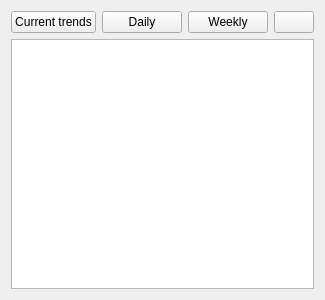
<?xml version="1.0" encoding="UTF-8"?>
<ui version="4.0">
 <class>TrendingTopicsWidgetClass</class>
 <widget class="QWidget" name="TrendingTopicsWidgetClass">
  <property name="geometry">
   <rect>
    <x>0</x>
    <y>0</y>
    <width>298</width>
    <height>300</height>
   </rect>
  </property>
  <property name="sizePolicy">
   <sizepolicy hsizetype="Preferred" vsizetype="MinimumExpanding">
    <horstretch>0</horstretch>
    <verstretch>0</verstretch>
   </sizepolicy>
  </property>
  <property name="windowTitle">
   <string>TrendingTopicsWidget</string>
  </property>
  <layout class="QVBoxLayout" name="verticalLayout">
   <item>
    <layout class="QHBoxLayout" name="horizontalLayout">
     <item>
      <widget class="QPushButton" name="current">
       <property name="text">
        <string>Current trends</string>
       </property>
      </widget>
     </item>
     <item>
      <widget class="QPushButton" name="daily">
       <property name="text">
        <string>Daily</string>
       </property>
      </widget>
     </item>
     <item>
      <widget class="QPushButton" name="weekly">
       <property name="text">
        <string>Weekly</string>
       </property>
      </widget>
     </item>
     <item>
      <widget class="QPushButton" name="clear">
       <property name="sizePolicy">
        <sizepolicy hsizetype="Maximum" vsizetype="Fixed">
         <horstretch>0</horstretch>
         <verstretch>0</verstretch>
        </sizepolicy>
       </property>
       <property name="icon">
        <iconset resource="resources.qrc">
         <normaloff>:/buttons/close.png</normaloff>:/buttons/close.png</iconset>
       </property>
      </widget>
     </item>
    </layout>
   </item>
   <item>
    <widget class="QListWidget" name="topics">
     <property name="sizePolicy">
      <sizepolicy hsizetype="Expanding" vsizetype="MinimumExpanding">
       <horstretch>0</horstretch>
       <verstretch>0</verstretch>
      </sizepolicy>
     </property>
    </widget>
   </item>
  </layout>
 </widget>
 <layoutdefault spacing="6" margin="11"/>
 <resources>
  <include location="resources.qrc"/>
 </resources>
 <connections/>
</ui>
